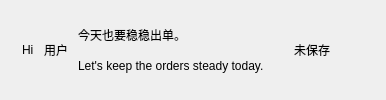
        <widget class="QFrame" name="headerFrame">
         <layout class="QHBoxLayout" name="headerLayout">
          <property name="spacing">
           <number>10</number>
          </property>
          <property name="leftMargin">
           <number>22</number>
          </property>
          <property name="topMargin">
           <number>20</number>
          </property>
          <property name="rightMargin">
           <number>18</number>
          </property>
          <property name="bottomMargin">
           <number>20</number>
          </property>
          <item>
           <widget class="QLabel" name="lblGreetingHi">
            <property name="text">
             <string>Hi</string>
            </property>
           </widget>
          </item>
          <item>
           <widget class="QLabel" name="lblGreetingUserName">
            <property name="text">
             <string>用户</string>
            </property>
            <property name="alignment">
             <set>Qt::AlignmentFlag::AlignCenter</set>
            </property>
           </widget>
          </item>
          <item>
           <layout class="QVBoxLayout" name="greetingTextLayout">
            <property name="spacing">
             <number>2</number>
            </property>
            <property name="leftMargin">
             <number>0</number>
            </property>
            <property name="topMargin">
             <number>0</number>
            </property>
            <property name="rightMargin">
             <number>0</number>
            </property>
            <property name="bottomMargin">
             <number>0</number>
            </property>
            <item>
             <widget class="QLabel" name="lblGreetingTitle">
              <property name="text">
               <string>今天也要稳稳出单。</string>
              </property>
              <property name="textFormat">
               <enum>Qt::PlainText</enum>
              </property>
             </widget>
            </item>
            <item>
             <widget class="QLabel" name="lblGreetingSubtitle">
              <property name="text">
               <string>Let's keep the orders steady today.</string>
              </property>
              <property name="hint" stdset="0">
               <bool>true</bool>
              </property>
             </widget>
            </item>
           </layout>
          </item>
          <item>
           <spacer name="headerSpacer">
            <property name="orientation">
             <enum>Qt::Orientation::Horizontal</enum>
            </property>
            <property name="sizeType">
             <enum>QSizePolicy::Policy::Expanding</enum>
            </property>
            <property name="sizeHint" stdset="0">
             <size>
              <width>20</width>
              <height>20</height>
             </size>
            </property>
           </spacer>
          </item>
          <item>
           <widget class="QLabel" name="lblSaveStatus">
            <property name="text">
             <string>未保存</string>
            </property>
           </widget>
          </item>
          <item>
           <widget class="QPushButton" name="btnRefreshGreeting">
            <property name="minimumSize">
             <size>
              <width>28</width>
              <height>28</height>
             </size>
            </property>
            <property name="maximumSize">
             <size>
              <width>28</width>
              <height>28</height>
             </size>
            </property>
            <property name="text">
             <string></string>
            </property>
            <property name="flat">
             <bool>true</bool>
            </property>
            <property name="cursor">
             <cursorShape>PointingHandCursor</cursorShape>
            </property>
           </widget>
          </item>
         </layout>
        </widget>
